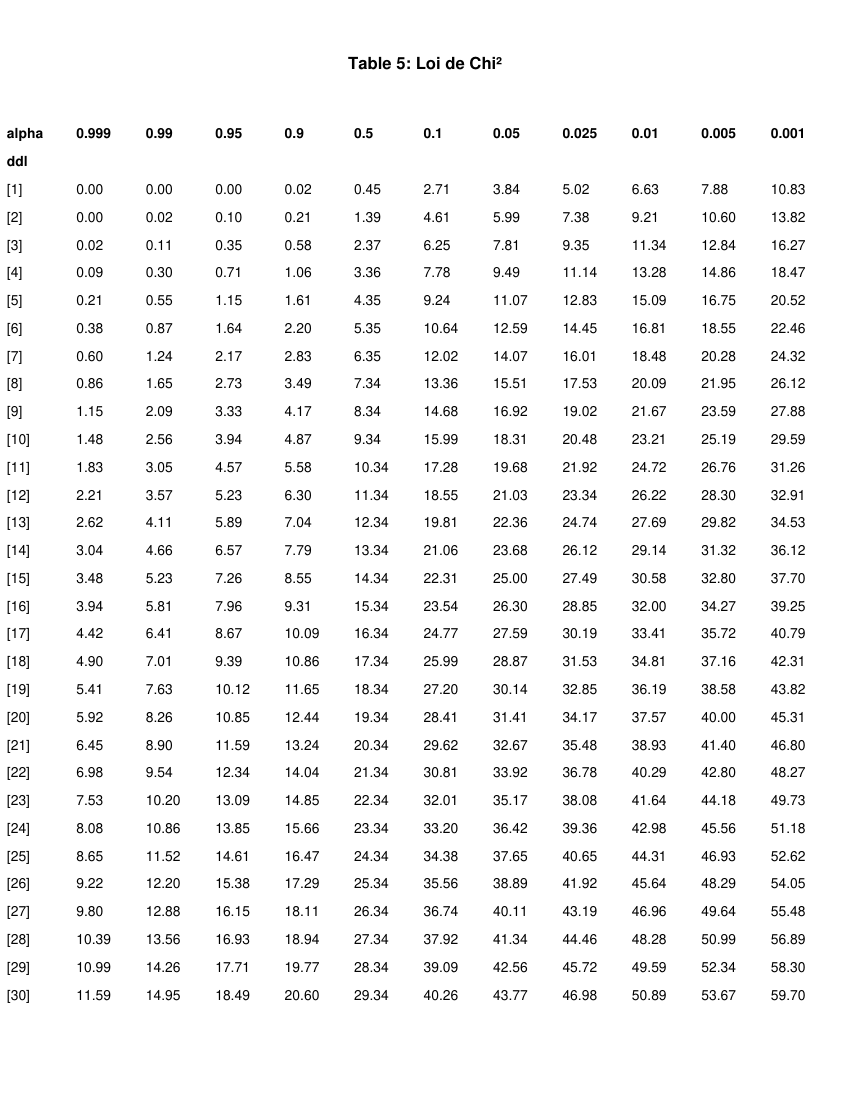

Generate this figure with Python:
from reportlab.lib.pagesizes import letter
from reportlab.pdfgen import canvas
from scipy.stats import chi2
import numpy as np

pdf = canvas.Canvas("table5.pdf", pagesize=letter)
width, height = letter
pdf.setFont("Helvetica-Bold", 12)
pdf.drawCentredString(width / 2.0, height - 50, "Table 5: Loi de Chi²")

# Calcul des valeurs
alpha = np.array([0.999, 0.99, 0.95, 0.9, 0.5, 0.1, 0.05, 0.025, 0.01, 0.005, 0.001])
ddl = np.array(range(1, 31)).reshape(-1, 1)
table = chi2.isf(alpha, ddl)

# Position de départ pour le tableau
start_x = 5
start_y = height - 100

# Entête du tableau
pdf.setFont("Helvetica-Bold", 10)
pdf.drawString(start_x, start_y, "alpha")
for i in range(len(alpha)):
    pdf.drawString(start_x + 50*(i+1), start_y, f"{alpha[i]}")
start_y -= 20
pdf.drawString(start_x, start_y, "ddl")

# écriture des lignes et colonnes de la table
pdf.setFont("Helvetica", 10)
y = start_y - 20
cpt=0
for row in table:
    pdf.drawString(start_x, y, str(ddl[cpt]))  # Degrés de liberté
    cpt+=1
    for i in range(len(row)):
        pdf.drawString(start_x + 50*(i+1), y, f"{row[i]:3.2f}")
    y -= 20
pdf.save()